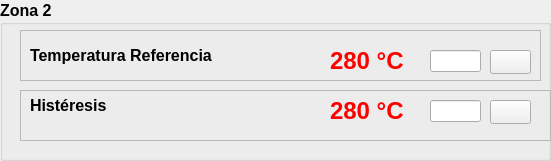
     <widget class="QGroupBox" name="groupBox_7">
      <property name="geometry">
       <rect>
        <x>10</x>
        <y>240</y>
        <width>551</width>
        <height>161</height>
       </rect>
      </property>
      <property name="font">
       <font>
        <pointsize>12</pointsize>
        <bold>true</bold>
       </font>
      </property>
      <property name="title">
       <string>Zona 2</string>
      </property>
      <widget class="QFrame" name="frame_7">
       <property name="geometry">
        <rect>
         <x>20</x>
         <y>30</y>
         <width>521</width>
         <height>51</height>
        </rect>
       </property>
       <property name="frameShape">
        <enum>QFrame::StyledPanel</enum>
       </property>
       <property name="frameShadow">
        <enum>QFrame::Raised</enum>
       </property>
       <widget class="QLabel" name="label_17">
        <property name="geometry">
         <rect>
          <x>10</x>
          <y>10</y>
          <width>211</width>
          <height>31</height>
         </rect>
        </property>
        <property name="font">
         <font>
          <pointsize>12</pointsize>
          <bold>true</bold>
         </font>
        </property>
        <property name="text">
         <string>Temperatura Referencia</string>
        </property>
       </widget>
       <widget class="QLabel" name="Sp_temp_Zona2">
        <property name="geometry">
         <rect>
          <x>310</x>
          <y>20</y>
          <width>91</width>
          <height>21</height>
         </rect>
        </property>
        <property name="font">
         <font>
          <pointsize>18</pointsize>
          <bold>true</bold>
         </font>
        </property>
        <property name="styleSheet">
         <string notr="true">color: rgb(255, 0, 0);</string>
        </property>
        <property name="text">
         <string>280 °C</string>
        </property>
       </widget>
       <widget class="QLabel" name="label_18">
        <property name="geometry">
         <rect>
          <x>240</x>
          <y>0</y>
          <width>56</width>
          <height>61</height>
         </rect>
        </property>
        <property name="text">
         <string/>
        </property>
        <property name="pixmap">
         <pixmap resource="../fotos.qrc">:/control/Imagenes/temperatura.png</pixmap>
        </property>
       </widget>
       <widget class="QPushButton" name="btnT1_Zona2">
        <property name="geometry">
         <rect>
          <x>470</x>
          <y>20</y>
          <width>41</width>
          <height>24</height>
         </rect>
        </property>
        <property name="cursor">
         <cursorShape>OpenHandCursor</cursorShape>
        </property>
        <property name="text">
         <string/>
        </property>
        <property name="icon">
         <iconset resource="../fotos.qrc">
          <normaloff>:/control/Imagenes/cog.png</normaloff>:/control/Imagenes/cog.png</iconset>
        </property>
       </widget>
       <widget class="QLineEdit" name="t1_SP_zona2">
        <property name="geometry">
         <rect>
          <x>410</x>
          <y>20</y>
          <width>51</width>
          <height>22</height>
         </rect>
        </property>
       </widget>
      </widget>
      <widget class="QFrame" name="frame_8">
       <property name="geometry">
        <rect>
         <x>20</x>
         <y>90</y>
         <width>531</width>
         <height>51</height>
        </rect>
       </property>
       <property name="frameShape">
        <enum>QFrame::StyledPanel</enum>
       </property>
       <property name="frameShadow">
        <enum>QFrame::Raised</enum>
       </property>
       <widget class="QLabel" name="label_19">
        <property name="geometry">
         <rect>
          <x>10</x>
          <y>0</y>
          <width>111</width>
          <height>31</height>
         </rect>
        </property>
        <property name="font">
         <font>
          <pointsize>12</pointsize>
          <bold>true</bold>
         </font>
        </property>
        <property name="text">
         <string>Histéresis </string>
        </property>
       </widget>
       <widget class="QLabel" name="Hist_temp_Zona2">
        <property name="geometry">
         <rect>
          <x>310</x>
          <y>10</y>
          <width>81</width>
          <height>21</height>
         </rect>
        </property>
        <property name="font">
         <font>
          <pointsize>18</pointsize>
          <bold>true</bold>
         </font>
        </property>
        <property name="styleSheet">
         <string notr="true">color: rgb(255, 0, 0);</string>
        </property>
        <property name="text">
         <string>280 °C</string>
        </property>
       </widget>
       <widget class="QLabel" name="label_20">
        <property name="geometry">
         <rect>
          <x>250</x>
          <y>-10</y>
          <width>41</width>
          <height>61</height>
         </rect>
        </property>
        <property name="text">
         <string/>
        </property>
        <property name="pixmap">
         <pixmap resource="../fotos.qrc">:/control/Imagenes/histeresis.png</pixmap>
        </property>
       </widget>
       <widget class="QPushButton" name="btnHist_Zona2">
        <property name="geometry">
         <rect>
          <x>470</x>
          <y>10</y>
          <width>41</width>
          <height>24</height>
         </rect>
        </property>
        <property name="cursor">
         <cursorShape>OpenHandCursor</cursorShape>
        </property>
        <property name="text">
         <string/>
        </property>
        <property name="icon">
         <iconset resource="../fotos.qrc">
          <normaloff>:/control/Imagenes/cog.png</normaloff>:/control/Imagenes/cog.png</iconset>
        </property>
       </widget>
       <widget class="QLineEdit" name="t1_Hit_zona2">
        <property name="geometry">
         <rect>
          <x>410</x>
          <y>10</y>
          <width>51</width>
          <height>22</height>
         </rect>
        </property>
       </widget>
      </widget>
     </widget>
